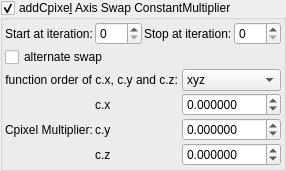
    <widget class="MyGroupBox" name="groupCheck_transf_addCpixel_enabled_false">
     <property name="toolTip">
      <string>&lt;html&gt;&lt;head/&gt;&lt;body&gt;&lt;p&gt;Cpixel is CVector3 c = ( c.x, c.y, c.z). It is each original point (pixel) in 3D space where the iteration starts from, ( c = original z for each point .) It is commonly found in formula structures z = f(z) + c.&lt;/p&gt;&lt;p&gt;The Cpixel multiplier effectively scales this point &amp;quot;c&amp;quot;.&lt;/p&gt;&lt;p&gt;This transform allows the swapping of the order of the &amp;quot;CVector3 c&amp;quot; components before being multiplied by &amp;quot;CVector3 z&amp;quot; components.&lt;/p&gt;&lt;/body&gt;&lt;/html&gt;</string>
     </property>
     <property name="title">
      <string>addCpixe&amp;l Axis Swap ConstantMultiplier</string>
     </property>
     <property name="checkable">
      <bool>true</bool>
     </property>
     <layout class="QVBoxLayout" name="verticalLayout_50">
      <property name="spacing">
       <number>2</number>
      </property>
      <property name="leftMargin">
       <number>2</number>
      </property>
      <property name="topMargin">
       <number>2</number>
      </property>
      <property name="rightMargin">
       <number>2</number>
      </property>
      <property name="bottomMargin">
       <number>2</number>
      </property>
      <item>
       <layout class="QGridLayout" name="gridLayout_81">
        <property name="spacing">
         <number>2</number>
        </property>
        <item row="3" column="1">
         <widget class="MySpinBox" name="spinboxInt_transf_start_iterations_E">
          <property name="sizePolicy">
           <sizepolicy hsizetype="Minimum" vsizetype="Maximum">
            <horstretch>0</horstretch>
            <verstretch>0</verstretch>
           </sizepolicy>
          </property>
          <property name="minimum">
           <number>0</number>
          </property>
          <property name="maximum">
           <number>999</number>
          </property>
          <property name="value">
           <number>0</number>
          </property>
         </widget>
        </item>
        <item row="3" column="0">
         <widget class="QLabel" name="label_72">
          <property name="text">
           <string>Start at iteration:</string>
          </property>
         </widget>
        </item>
        <item row="3" column="3">
         <widget class="MySpinBox" name="spinboxInt_transf_stop_iterations_E">
          <property name="sizePolicy">
           <sizepolicy hsizetype="Preferred" vsizetype="Maximum">
            <horstretch>0</horstretch>
            <verstretch>0</verstretch>
           </sizepolicy>
          </property>
          <property name="maximum">
           <number>999</number>
          </property>
         </widget>
        </item>
        <item row="3" column="2">
         <widget class="QLabel" name="label_52">
          <property name="text">
           <string>Stop at iteration:</string>
          </property>
         </widget>
        </item>
       </layout>
      </item>
      <item>
       <layout class="QGridLayout" name="gridLayout_24" columnstretch="0,0,0,1">
        <property name="spacing">
         <number>2</number>
        </property>
        <item row="3" column="3">
         <widget class="MyDoubleSpinBox" name="spinbox3_transf_constant_multiplier_111_y">
          <property name="sizePolicy">
           <sizepolicy hsizetype="Minimum" vsizetype="Maximum">
            <horstretch>0</horstretch>
            <verstretch>0</verstretch>
           </sizepolicy>
          </property>
          <property name="prefix">
           <string/>
          </property>
          <property name="suffix">
           <string/>
          </property>
          <property name="decimals">
           <number>6</number>
          </property>
          <property name="minimum">
           <double>-99.989999999999995</double>
          </property>
          <property name="maximum">
           <double>99.989999999999995</double>
          </property>
          <property name="singleStep">
           <double>0.100000000000000</double>
          </property>
         </widget>
        </item>
        <item row="3" column="1">
         <widget class="QLabel" name="label_114">
          <property name="text">
           <string notr="true">c.y</string>
          </property>
         </widget>
        </item>
        <item row="2" column="1">
         <widget class="QLabel" name="label_116">
          <property name="text">
           <string notr="true">c.x</string>
          </property>
         </widget>
        </item>
        <item row="4" column="1">
         <widget class="QLabel" name="label_115">
          <property name="text">
           <string notr="true">c.z</string>
          </property>
         </widget>
        </item>
        <item row="1" column="3">
         <widget class="MyComboBox" name="comboBox_mandelbulbMulti_order_of_xyz">
          <item>
           <property name="text">
            <string notr="true">xyz</string>
           </property>
          </item>
          <item>
           <property name="text">
            <string notr="true">xzy</string>
           </property>
          </item>
          <item>
           <property name="text">
            <string notr="true">yxz</string>
           </property>
          </item>
          <item>
           <property name="text">
            <string notr="true">yzx</string>
           </property>
          </item>
          <item>
           <property name="text">
            <string notr="true">zxy</string>
           </property>
          </item>
          <item>
           <property name="text">
            <string notr="true">zyx</string>
           </property>
          </item>
         </widget>
        </item>
        <item row="2" column="3">
         <widget class="MyDoubleSpinBox" name="spinbox3_transf_constant_multiplier_111_x">
          <property name="sizePolicy">
           <sizepolicy hsizetype="Minimum" vsizetype="Maximum">
            <horstretch>0</horstretch>
            <verstretch>0</verstretch>
           </sizepolicy>
          </property>
          <property name="prefix">
           <string/>
          </property>
          <property name="suffix">
           <string/>
          </property>
          <property name="decimals">
           <number>6</number>
          </property>
          <property name="minimum">
           <double>-99.989999999999995</double>
          </property>
          <property name="maximum">
           <double>99.989999999999995</double>
          </property>
          <property name="singleStep">
           <double>0.100000000000000</double>
          </property>
         </widget>
        </item>
        <item row="0" column="0" colspan="4">
         <widget class="MyCheckBox" name="checkBox_transf_alternate_enabled_false">
          <property name="text">
           <string>alternate swap</string>
          </property>
         </widget>
        </item>
        <item row="4" column="3">
         <widget class="MyDoubleSpinBox" name="spinbox3_transf_constant_multiplier_111_z">
          <property name="sizePolicy">
           <sizepolicy hsizetype="Minimum" vsizetype="Maximum">
            <horstretch>0</horstretch>
            <verstretch>0</verstretch>
           </sizepolicy>
          </property>
          <property name="prefix">
           <string/>
          </property>
          <property name="suffix">
           <string/>
          </property>
          <property name="decimals">
           <number>6</number>
          </property>
          <property name="minimum">
           <double>-99.989999999999995</double>
          </property>
          <property name="maximum">
           <double>99.989999999999995</double>
          </property>
          <property name="singleStep">
           <double>0.100000000000000</double>
          </property>
         </widget>
        </item>
        <item row="1" column="0" colspan="2">
         <widget class="QLabel" name="label">
          <property name="text">
           <string>function order of c.x, c.y and c.z:</string>
          </property>
          <property name="alignment">
           <set>Qt::AlignRight|Qt::AlignTrailing|Qt::AlignVCenter</set>
          </property>
         </widget>
        </item>
        <item row="2" column="0" rowspan="3">
         <widget class="QLabel" name="label_109">
          <property name="text">
           <string>Cpixel Multiplier:</string>
          </property>
         </widget>
        </item>
       </layout>
      </item>
     </layout>
    </widget>
